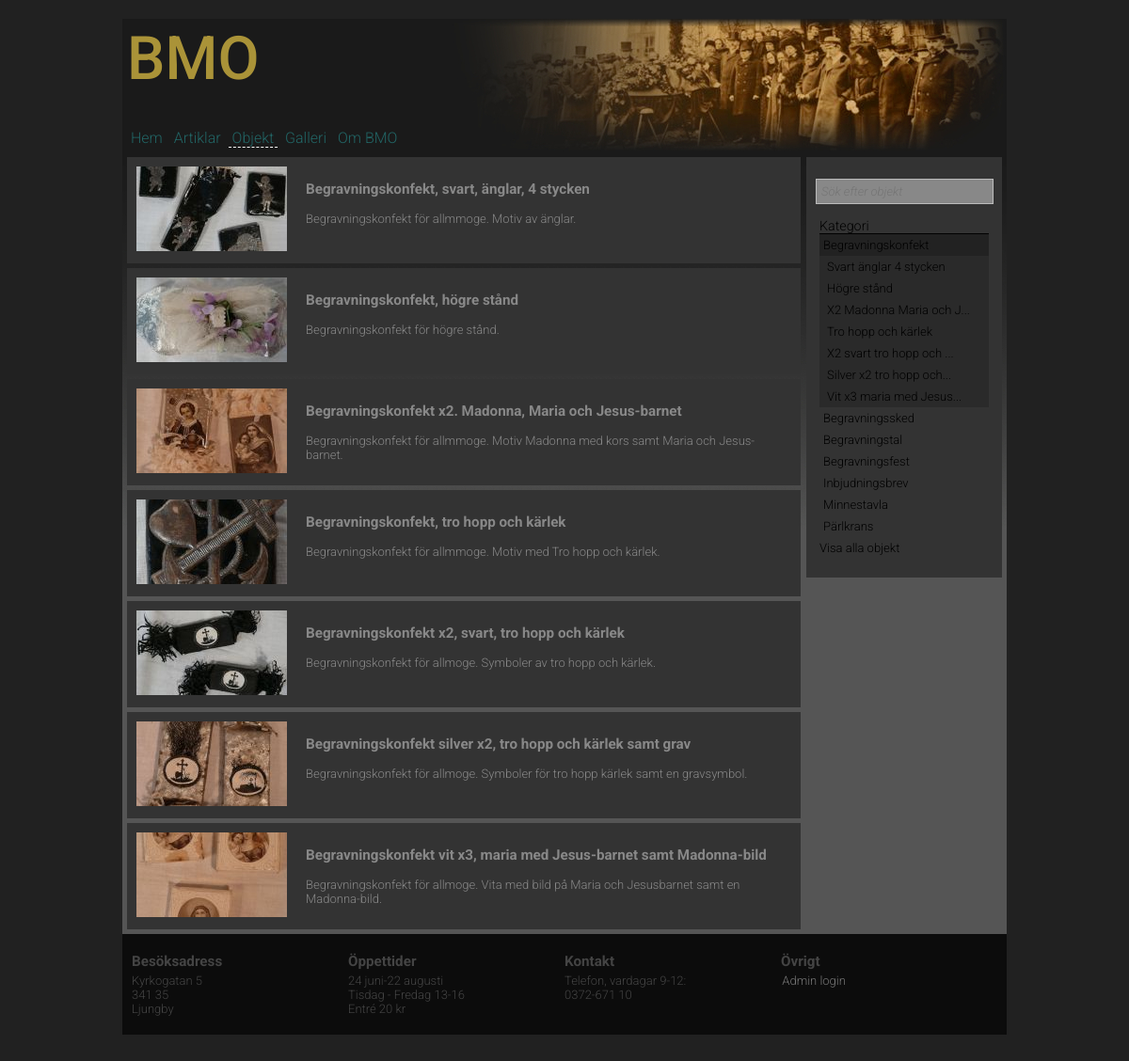
Page /objekt.php?category=Begravningskonfekt on the committed database.
### tables this page shows
CREATE TABLE "Object" ("id" INTEGER PRIMARY KEY  NOT NULL ,"title" TEXT,"category" TEXT,"text" TEXT,"image" TEXT,"owner" TEXT);

### objekt.php (the view, shortened to what this page needs)
<?php
include("incl/config.php");
$asideLinkLenght=25;
include("incl/header.php");
if(isset($_GET["category"]))
{
	$category = strip_tags($_GET["category"]);
}
?>
<div id="content">
	<aside class="right">
		<nav class="sidebar">
		    <p>
		        <form>
		        	<input id="input" class="searchbox" type="text" placeholder="Sök efter objekt" name="search">
		        </form>
		    </p>
			<ul>
				<li class="header">Kategori</li>
				<?php
				$query = 'SELECT DISTINCT category FROM Object;';
				$res = getData($query);
				foreach($res as $item)
				{
					if ((isset($_GET["category"])) && ($item['category'] == $category)){
						echo '<li class="selectedItem">';
						$title=adjustStrLength($item['category'], $asideLinkLenght);
						echo '<a title="'.$item['category'].'" href="?category='.$item['category'].'">'.$title.'</a></li>';
						$query = 'SELECT * FROM Object WHERE category = "'.$item['category'].'";';
						$res2 = getData($query);
						foreach($res2 as $object)
						{
							if ((isset($_GET["p"])) && ($object['id'] == $p)){
								echo '<li class="selectedSubItem">';
							}else{
								echo '<li class="subItem">';
							}
							$title=removeSubstringFromString($object['category'], $object['title']);
							$title=adjustStrLength($title, $asideLinkLenght);
							echo '<a title="'.$object['title'].'" href="?category='.$object['category'].'&p='.$object['id'].'">'.$title.'</a></li>';
						}
					} else {
						echo '<li>';
						$title=adjustStrLength($item['category'], $asideLinkLenght);
						echo '<a title="'.$item['category'].'" href="?category='.$item['category'].'">'.$title.'</a></li>';
					}
				}?>
			</ul>
			<a href="?p=all">Visa alla objekt</a>
		</nav>
	</aside>
	<?php
		if(isset($p))
		{
			getObject($p);
		}
		elseif(isset($searchTerm))
		{
			generateSearchResult("Object", $searchTerm);
		}
		else
		{
			if(isset($category)){
				putObjects($category, "intro");
			}
		}
	?>
</div>
<?php include("incl/footer.php"); ?>

### src/functions.php (shortened to what this page needs)
<?php
function getData($query){
	$dbPath = dirname(__FILE__) . "/../incl/data/bmo.sqlite";
	$db = new PDO("sqlite:$dbPath");
	$db->setAttribute(PDO::ATTR_ERRMODE, PDO::ERRMODE_WARNING);
	$stmt = $db->prepare($query);
	$stmt->execute();
	$res = $stmt->fetchAll(PDO::FETCH_ASSOC);
	return $res;
}
function adjustStrLength($string, $len){
	if (strlen($string)>$len){
		$string=substr($string,0,$len-3);
		$string .="...";
	}
	return $string;
}
function removeSubstringFromString($subString, $fullString){
	if($subString!=$fullString){
		$modifiedString=str_replace($subString, "", $fullString);
		$modifiedString=ucfirst(trim(preg_replace("/[^a-öA-Ö0-9 ]/", "", $modifiedString)));
		return $modifiedString;
	} else {
		return $fullString;
	}
}
function putObjects($scope, $size){
	$res = getObjects($scope);
	if($size=="intro"){
		foreach($res as $object){
			echo '<article class="objectList left">';
			echo '<div class="object">';
			echo '<a href="?p='.$object['id'].'&category='.$object['category'].'"><img src="'.imageSize($object['image'], "cropped").'" alt="Bild av '.$object['title'].'"></a></div>';
			echo '<div><h3 class="objectlist">'.$object['title'].'</h3>';
			echo $object['text'];
			echo '</div></article>';
		}
	}
}
function getObjects($scope){
	if ($scope == "all"){
		$query = 'SELECT * FROM Object;';
	}else{
		$query = 'SELECT * FROM Object WHERE category="'.$scope.'";';
	}
	$res = getData($query);
	return $res;
}
function imageSize($picture, $size){
	$filename=basename($picture);
	switch ($size) {
		case 'cropped':
			$path="img/bmo/crop/";
			break;
	}
	return($path.$filename);
}

### style/stylesheet.css (style rules this page uses)
header,footer,nav,article,section,aside,figure,figcaption,output { display:block; }
a { color: #000000; text-decoration: none; font-family: 'Roboto', sans-serif; font-weight: 300; }
.right { float:right; }
.left { float:left; }

### style/debug.css (style rules this page uses)
body { background: beige; }
article { background: yellow; }
div#content { border: 1px dashed; }

### style/layout.css (style rules this page uses)
html { margin: 0; padding: 0; overflow-y:scroll; }
body { font-family: 'Roboto', sans-serif; font-weight: 300; margin: 0; padding: 0; background-color: #212121; }
div#content { overflow:auto; color: #888; font-size: small; width:100%; background-image: url("../img/bg_fade.jpg"); background-repeat: repeat-x; min-height: 400px; position: relative; }
article { overflow:auto; background-color: #333; margin: 5px; margin-bottom: 0px; padding: 10px; padding-bottom: 10px; }
article.left { width: 74%; margin-right: 0px; }
article a { color: #888 }
article.objectList div.object { width: 180px; float: left; }
article.objectList img { max-width: 160px; max-height: 120px; }
aside { overflow:auto; background-color: #333; margin: 5px; padding: 10px; padding-bottom: 20px; width: 20%; }

### style/navigation.css (style rules this page uses)
nav.sidebar { color: #000; text-decoration: none; }
nav.sidebar a { text-decoration:none; display: block; padding: 4px; }
nav.sidebar ul { list-style-type: none; padding: 2px 4px 0px 4px; margin: 0; }
nav.sidebar li { margin:0px; }
nav.sidebar li.selectedItem { background-color: #222; }
li.subItem { background-color: #2a2a2a; padding-left: 4px; }
li.header { border-bottom: 1px solid black; font-size: 110%; }

### style/forms.css (style rules this page uses)
input[type=text], input[type=password], input.text, input.title, input.searchbox, textarea { background-color:#fff; border:1px solid #bbb; }
input[type=text], input[type=password], input.text, input.title, input.searchbox, textarea, select { margin:0.5em 0; }
input.searchbox { width: 94%; padding:5px; background-color: #888; font-style: italic; margin: 0px; font-family: 'Roboto', sans-serif; font-weight: 300; font-size: small; color: black; }

### rows in the picture
object: title "Svart änglar 4 stycken", image (picture), title "Begravningskonfekt, svart, änglar, 4 stycken", text "Begravningskonfekt för allmmoge. Motiv av änglar."
object: title "Högre stånd", image (picture), title "Begravningskonfekt, högre stånd", text "Begravningskonfekt för högre stånd."
object: title "X2 Madonna Maria och J...", image (picture), title "Begravningskonfekt x2. Madonna, Maria och Jesus-barnet", text "Begravningskonfekt för allmmoge. Motiv Madonna med kors samt Maria och Jesus-barnet."
object: title "Tro hopp och kärlek", image (picture), title "Begravningskonfekt, tro hopp och kärlek", text "Begravningskonfekt för allmmoge. Motiv med Tro hopp och kärlek."
object: title "X2 svart tro hopp och ...", image (picture), title "Begravningskonfekt x2, svart, tro hopp och kärlek", text "Begravningskonfekt för allmoge. Symboler av tro hopp och kärlek."
object: title "Silver x2 tro hopp och...", image (picture), title "Begravningskonfekt silver x2, tro hopp och kärlek samt grav", text "Begravningskonfekt för allmoge. Symboler för tro hopp kärlek samt en gravsymbol."
object: title "Vit x3 maria med Jesus...", image (picture), title "Begravningskonfekt vit x3, maria med Jesus-barnet samt Madonna-bild", text "Begravningskonfekt för allmoge. Vita med bild på Maria och Jesusbarnet samt en Madonna-bild."

### other values in the picture
$title "Begravningskonfekt"
$title "Begravningssked"
$title "Begravningstal"
$title "Begravningsfest"
$title "Inbjudningsbrev"
$title "Minnestavla"
$title "Pärlkrans"
